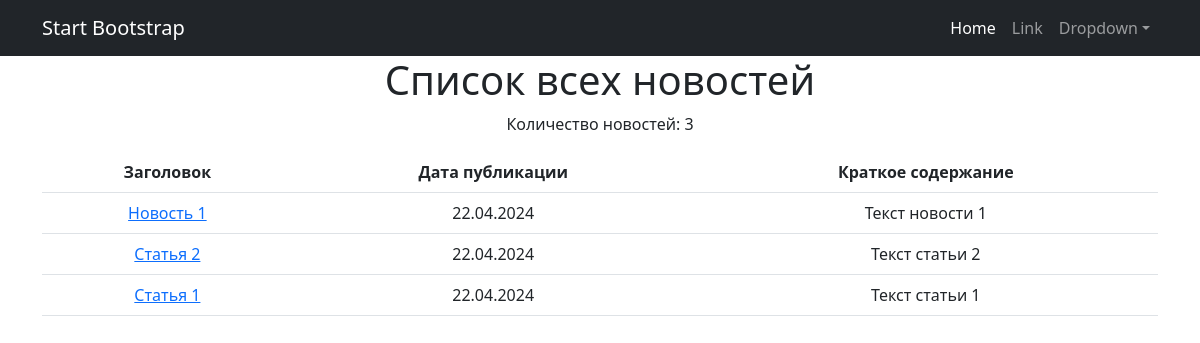
The page /news/ on the database as committed earlier.
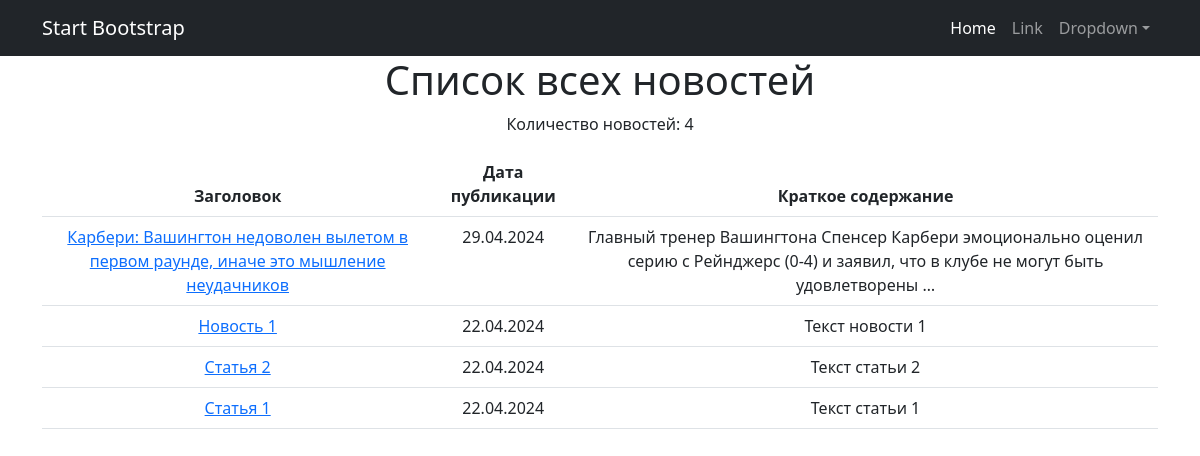
The same page on the database as committed later.
### news/models.py (models this page shows, shortened)
class Post(models.Model):
    author = models.ForeignKey(Author, on_delete=models.CASCADE)
    POST_TYPE_CHOICES = [
        ('article', 'Статья'),
        ('news', 'Новость'),
    ]
    post_type = models.CharField(max_length=7, choices=POST_TYPE_CHOICES)
    created_at = models.DateTimeField(auto_now_add=True)
    categories = models.ManyToManyField(Category, through='PostCategory')
    title = models.CharField(max_length=255)
    content = models.TextField()
    rating = models.IntegerField(default=0)

### news/views.py (the view)
# urls.py: path('', views.news_list, name='news_list'),
def news_list(request):
    news = Post.objects.order_by('-created_at')
    return render(request, 'news/news_list.html', {'news': news})

### news/templates/news/news_list.html (shortened to what this page needs)
{% extends 'flatpages/default.html' %}
{% load custom_filters %}
{% block content %}
<h1>Список всех новостей</h1>
<p>Количество новостей: {{ news|length }}</p>
{% if news %}
    <table class="table">
        <thead>
            <tr>
                <th>Заголовок</th>
                <th>Дата публикации</th>
                <th>Краткое содержание</th>
            </tr>
        </thead>
        <tbody>
            {% for post in news %}
            <tr>
                <td><a href="{% url 'news_detail' post.id %}">{{ post.title }}</a></td>
                <td>{{ post.created_at|date:"d.m.Y" }}</td>
                <td>{{ post.content|truncatewords_html:20 }}</td>
            </tr>
            {% endfor %}
        </tbody>
    </table>
{% else %}
    <p>Нет новостей.</p>
{% endif %}
{% endblock %}

### templates/flatpages/default.html (shortened to what this page needs)
<!DOCTYPE html>
<html lang="en">
    <head>
        {% load static %}
        <link href="{% static 'css/styles.css' %}" rel="stylesheet" />
    </head>
    <body>
        <nav class="navbar navbar-expand-lg navbar-dark bg-dark">
            <div class="container">
                <a class="navbar-brand" href="#">Start Bootstrap</a>
                <div class="collapse navbar-collapse" id="navbarSupportedContent">
                    <ul class="navbar-nav ms-auto mb-2 mb-lg-0">
                        <li class="nav-item"><a class="nav-link active" aria-current="page" href="#">Home</a></li>
                        <li class="nav-item"><a class="nav-link" href="#">Link</a></li>
                        <li class="nav-item dropdown">
                            <a class="nav-link dropdown-toggle" id="navbarDropdown" href="#" role="button" data-bs-toggle="dropdown" aria-expanded="false">Dropdown</a>
                        </li>
                    </ul>
                </div>
            </div>
        </nav>
       <div class="container">
   <div class="row">
       <div class="col-lg-12 text-center">
           {% block content %}{% endblock content %}
       </div>
   </div>
</div>
    </body>
</html>

Rows that differ between the two databases and show on the page:
added Post: title "Карбери: Вашингтон недоволен вылетом в первом раунде, иначе это мышление неудачников", created_at "29.04.2024", content "Главный тренер Вашингтона Спенсер Карбери эмоционально оценил серию с Рейнджерс (0-4) и заявил, что в клубе не могут быть удовлетворены …"
Other text that changed with them:
{{ news|length }}: "3" → "4"
